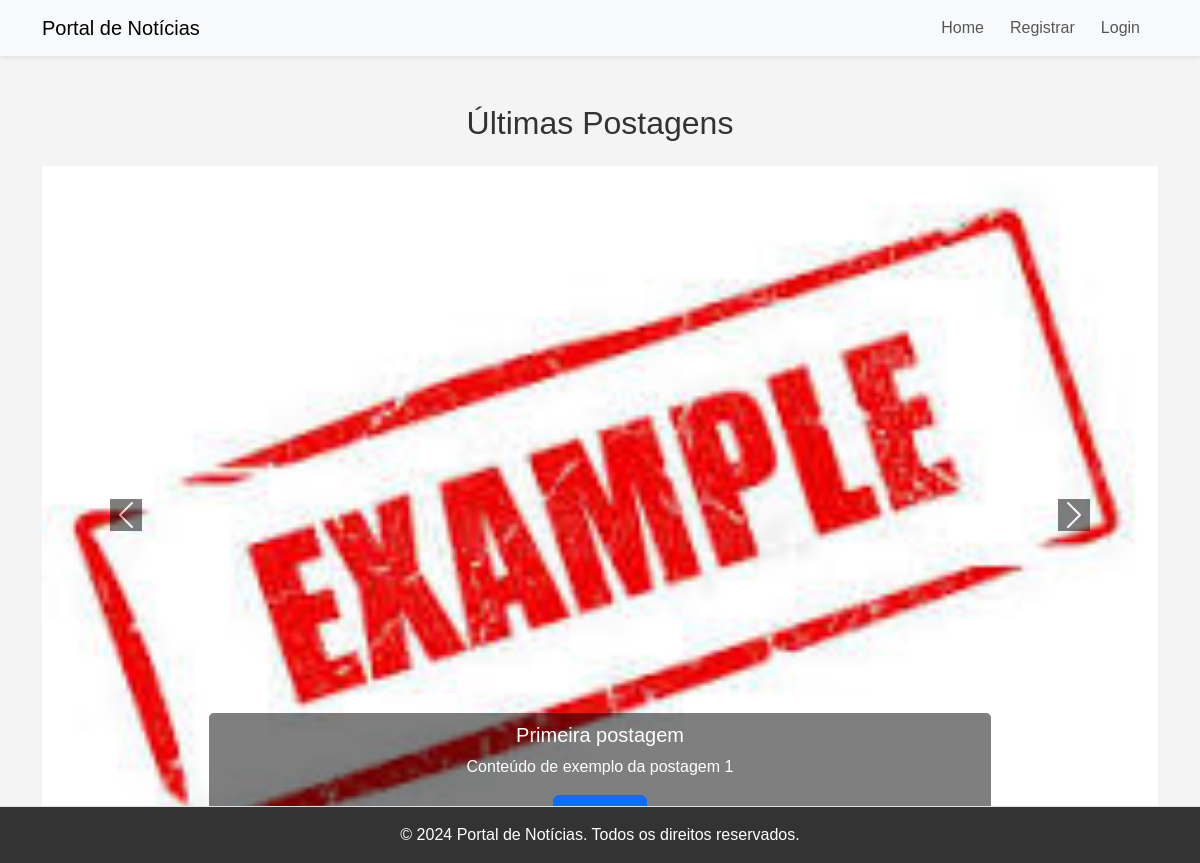
The page / on the database its author committed.
### postagem/models.py (models this page shows, shortened)
class Postagem(models.Model):
    tags = models.CharField(max_length=100)
    data = models.DateTimeField(auto_now_add=True)
    titulo = models.CharField(max_length=100)
    conteudo = models.TextField()
    imagem = models.ImageField(upload_to='imagens/%Y/%m/%d', null=True, blank=True )
    autor = models.ForeignKey('home.CustomUser', on_delete=models.CASCADE)
    publicada = models.BooleanField(default=False)

### home/views.py (the view)
# urls.py: path('', views.home, name='home'),
def home(request):
    ultimas_postagens = Postagem.objects.order_by('id')[:4]
    if request.user.is_authenticated:
        role = request.user.role
    else:
        role = None
    return render(request, 'home.html', {'user':request.user, 'ultimas_postagens':ultimas_postagens, 'role':role})

### templates/home.html (shortened to what this page needs)
{% load static %}
<!DOCTYPE html>
<html lang="pt-br">
<head>
    <link href="https://cdn.jsdelivr.net/npm/bootstrap@5.3.0-alpha1/dist/css/bootstrap.min.css" rel="stylesheet">
    <link rel="stylesheet" href="{% static 'css/styles.css' %}">
</head>
<body>
    <nav class="navbar navbar-expand-lg navbar-light bg-light shadow-sm">
        <div class="container">
            <a class="navbar-brand" href="{% url 'home' %}">Portal de Notícias</a>
            <div class="collapse navbar-collapse" id="navbarNav">
                <ul class="navbar-nav ms-auto">
                    <li class="nav-item">
                        <a class="nav-link" href="{% url 'home' %}">Home</a>
                    </li>
                    {% if user.is_authenticated == False %}
                        <li class="nav-item">
                            <a class="nav-link" href="{% url 'register' %}">Registrar</a>
                        </li>
                        <li class="nav-item">
                            <a class="nav-link" href="{% url 'user_login' %}">Login</a>
                        </li>
                    {% endif %}
                </ul>
            </div>
        </div>
    </nav>
    <div class="container mt-5">
        <h2 class="text-center mb-4">Últimas Postagens</h2>
        <div id="newsCarousel" class="carousel slide" data-bs-ride="carousel">
            <div class="carousel-inner">
                {% for postagem in ultimas_postagens %}
                <div class="carousel-item {% if forloop.first %}active{% endif %}">
                    {% if postagem.imagem %}
                    <img src="{{ postagem.imagem.url }}" class="d-block w-100" alt="{{ postagem.titulo }}">
                    {% endif %}
                    <div class="carousel-caption d-none d-md-block">
                        <h5>{{ postagem.titulo }}</h5>
                        <p>{{ postagem.conteudo|truncatewords:20 }}</p>
                        <a href="{% url 'post_detail' postagem.id %}" class="btn btn-primary">Leia mais</a>
                    </div>
                </div>
                {% endfor %}
            </div>
            <button class="carousel-control-prev" type="button" data-bs-target="#newsCarousel" data-bs-slide="prev">
                <span class="carousel-control-prev-icon" aria-hidden="true"></span>
            </button>
            <button class="carousel-control-next" type="button" data-bs-target="#newsCarousel" data-bs-slide="next">
                <span class="carousel-control-next-icon" aria-hidden="true"></span>
            </button>
        </div>
    </div>
    <footer class="text-center py-3 mt-5 border-top">
        <p class="mb-0">&copy; 2024 Portal de Notícias. Todos os direitos reservados.</p>
    </footer>
</body>
</html>

### static/css/styles.css (style rules this page uses)
body { font-family: Arial, sans-serif; margin: 0; padding: 0; background-color: #f4f4f4; }
nav ul { list-style: none; padding: 0; }
nav ul li { display: inline; margin-right: 10px; }
nav ul li a { color: #fff; text-decoration: none; font-weight: bold; }
footer { text-align: center; background-color: #333; color: #fff; padding: 10px; position: fixed; bottom: 0; width: 100%; }
h2 { color: #333; }

### templates/home.html (style rules this page uses)
.carousel-control-prev-icon, .carousel-control-next-icon { background-color: black; }
.carousel-caption { background-color: rgba(0, 0, 0, 0.5); padding: 10px; border-radius: 5px; }
.carousel-caption h5, .carousel-caption p { color: white; }

### rows shown on the page
Postagem: imagem (picture), titulo "Primeira postagem", conteudo "Conteúdo de exemplo da postagem 1"
